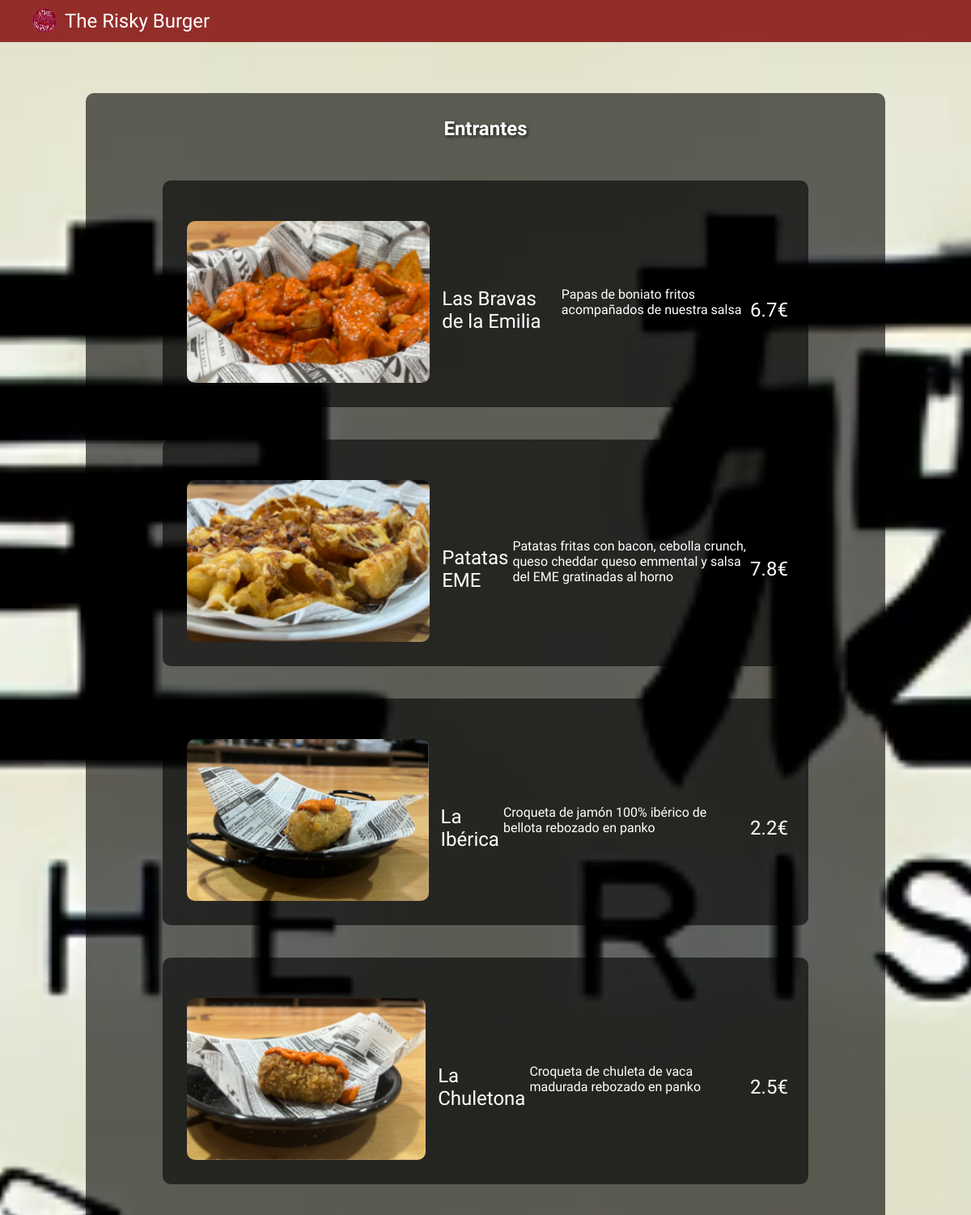
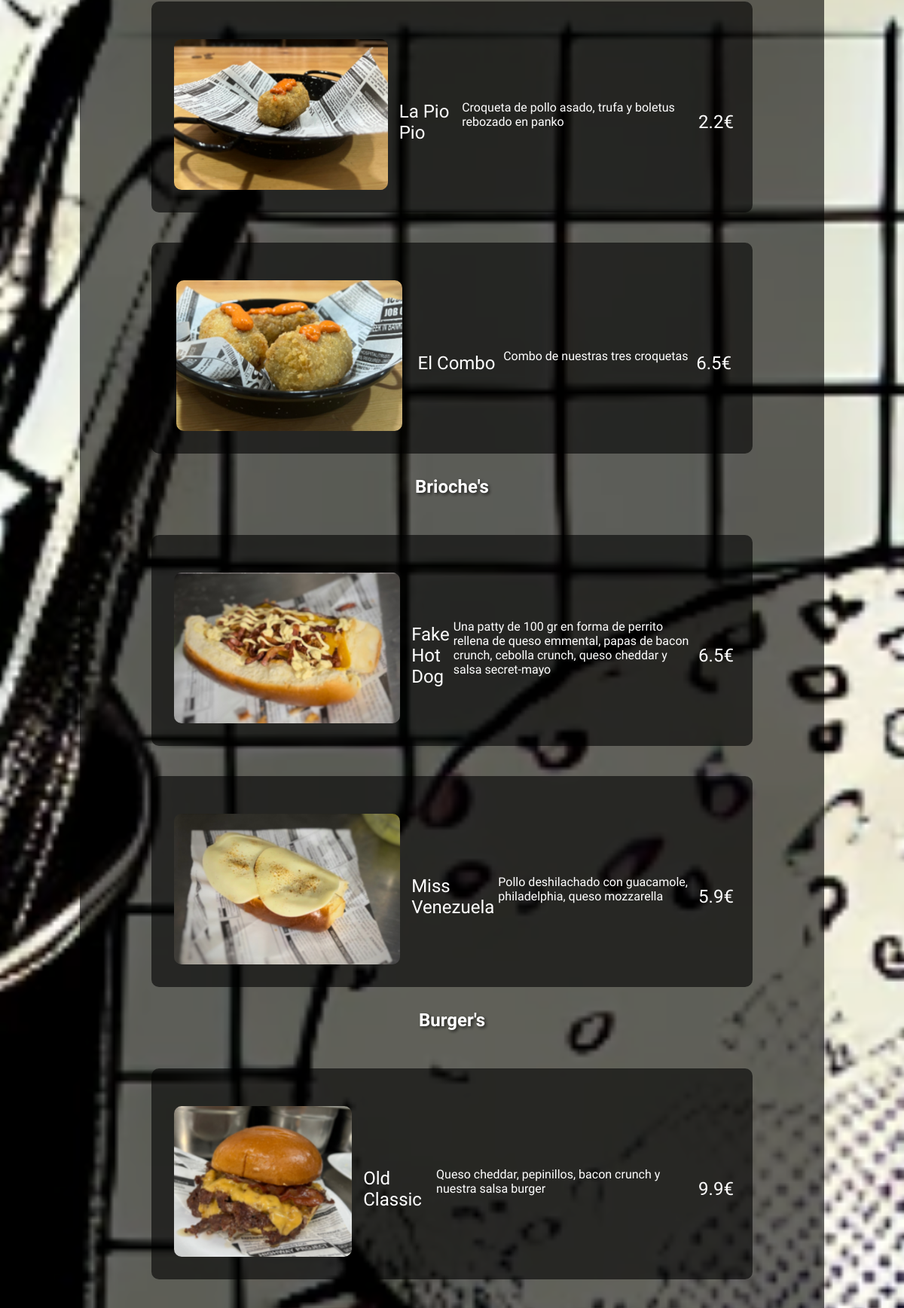
The page /menu (upper part) on the database its author committed (2 pictures, top to bottom).
### tables this page shows
CREATE TABLE menu_items (
    id INTEGER PRIMARY KEY AUTOINCREMENT,
    name TEXT NOT NULL,
    description TEXT,
    ingredients TEXT,
    image TEXT,
    category TEXT NOT NULL,
    price REAL NOT NULL
);

### app.py (the view)
@app.route('/menu')
def menu():
    try:
        conn = get_db_connection()
        if conn:
            items = conn.execute('SELECT * FROM menu_items').fetchall()
            conn.close()
            return render_template('menu.html', items=items)
        else:
            flash('Database connection error.', 'error')
            return render_template('menu.html', items=[])
    except Exception as e:
        print(f"Error: {e}")
        flash('An error occurred while fetching the menu.', 'error')
        return render_template('menu.html', items=[])

### app.py (called while the page is built)
def get_db_connection():
    try:
        conn = sqlite3.connect(app.database)
        conn.row_factory = sqlite3.Row
        return conn
    except Exception as e:
        print(f"Error connecting to database: {e}")
        return None

### templates/menu.html (shortened to what this page needs)
{% extends "base.html" %}
{% block content %}
<section class="menu">
        <h2>Entrantes</h2>
            {% for item in items if item.category == "Entrantes" %}
                <section class="about">
                    <div class="container">
                        <div class="about-content">
                            <img src="{{ item.image }}" alt="{{ item.name }}" class="gallery-image">
                            <div class="slogan"><span class="text-bg">{{ item.name }}</span></div>
                            <p><span class="text-bg">{{ item.description }}</span></p>
                            <div class="slogan"><span class="text-bg">{{ item.price }}€</span></div>
                        </div>
                    </div>
                </section>
            {% endfor %}
        <h2>Brioche's</h2>
            {% for item in items if item.category == "Brioche's" %}
                <section class="about">
                    <div class="container">
                        <div class="about-content">
                            <img src="{{ item.image }}" alt="{{ item.name }}" class="gallery-image">
                            <div class="slogan"><span class="text-bg">{{ item.name }}</span></div>
                            <p><span class="text-bg">{{ item.description }}</span></p>
                            <div class="slogan"><span class="text-bg">{{ item.price }}€</span></div>
                        </div>
                    </div>
                </section>
            {% endfor %}
        <h2>Burger's</h2>
            {% for item in items if item.category == "Burger's" %}
                <section class="about">
                    <div class="container">
                        <div class="about-content">
                            <img src="{{ item.image }}" alt="{{ item.name }}" class="gallery-image">
                            <div class="slogan"><span class="text-bg">{{ item.name }}</span></div>
                            <p><span class="text-bg">{{ item.description }}</span></p>
                            <div class="slogan"><span class="text-bg">{{ item.price }}€</span></div>
                        </div>
                    </div>
                </section>
            {% endfor %}
</section>
{% endblock %}

### templates/base.html (shortened to what this page needs)
<!DOCTYPE html>
<html lang="en">
<head>
    <link rel="stylesheet" href="{{ url_for('static', filename='css/styles.css') }}">
</head>
<body>
    {% include 'navegacion.html' %}
    <section>
        <div class="container_2">
            {% block content %}{% endblock %}
        </div>
    </section>
</body>
</html>

### templates/navegacion.html (shortened to what this page needs)
<head>
    <link rel="stylesheet" href="{{ url_for('static', filename='css/menu.css') }}">
</head>
<body>
    <nav class="navbar">
        <a href="{{ url_for('index') }}" class="nav-logo">
            <img src="{{ url_for('static', filename='images/logo.png') }}" alt="Logo" class="nav-icon">
            The Risky Burger
        </a>
    </nav>
</body>

### static/css/styles.css (style rules this page uses)
body { margin-top: 115px; padding: 0; background: url('../images/hero-desktop.jpg') no-repeat center center fixed; background-size: cover; font-family: 'Gochi Hand', cursive; color: #fff; }
.container_2 { margin-top: 30px; }
.container, .container_2 { width: 80%; margin: auto; padding: 20px; border-radius: 10px; background: rgba(0, 0, 0, 0.6); overflow: hidden; }
.container { margin-top: 40px; margin-bottom: 20px; }
.about .about-content { display: flex; align-items: center; justify-content: space-around; margin-top: 20px; }
.about .slogan { font-family: 'Rock Salt', cursive; font-size: 24px; margin-top: 20px; color: white; padding: 5px; }
h1, h2, h3, h4, h5, h6 { font-family: 'Rock Salt', cursive; margin: 0; padding: 10px 0; text-align: center; text-shadow: 2px 2px 4px rgba(0, 0, 0, 0.7); }
.gallery-image { width: 300px; height: 200px; object-fit: cover; margin: 10px; border-radius: 10px; }

### static/css/menu.css (style rules this page uses)
.navbar { width: 100%; display: flex; justify-content: space-between; align-items: center; position: fixed; top: 0; left: 0; z-index: 1000; padding: 10px 20px; background: rgba(128, 0, 0, 0.8); transition: background 0.3s ease; }
.nav-logo { display: flex; align-items: center; color: #fff; font-size: 1.5em; text-decoration: none; font-family: 'Rock Salt', cursive; margin-left: 20px; }
.nav-icon { width: 30px; margin-right: 10px; }

### rows shown on the page
menu_items: image (picture), name "Las Bravas de la Emilia", description "Papas de boniato fritos acompañados de nuestra salsa", price "6.7"
menu_items: image (picture), name "Patatas EME", description "Patatas fritas con bacon, cebolla crunch, queso cheddar queso emmental y salsa del EME gratinadas al horno", price "7.8"
menu_items: image (picture), name "La Ibérica", description "Croqueta de jamón 100% ibérico de bellota rebozado en panko", price "2.2"
menu_items: image (picture), name "La Chuletona", description "Croqueta de chuleta de vaca madurada rebozado en panko", price "2.5"
menu_items: image (picture), name "La Pio Pio", description "Croqueta de pollo asado, trufa y boletus rebozado en panko", price "2.2"
menu_items: image (picture), name "El Combo", description "Combo de nuestras tres croquetas", price "6.5"
menu_items: image (picture), name "Fake Hot Dog", description "Una patty de 100 gr en forma de perrito rellena de queso emmental, papas de bacon crunch, cebolla crunch, queso cheddar y salsa secret-mayo", price "6.5"
menu_items: image (picture), name "Miss Venezuela", description "Pollo deshilachado con guacamole, philadelphia, queso mozzarella", price "5.9"
menu_items: image (picture), name "Old Classic", description "Queso cheddar, pepinillos, bacon crunch y nuestra salsa burger", price "9.9"
